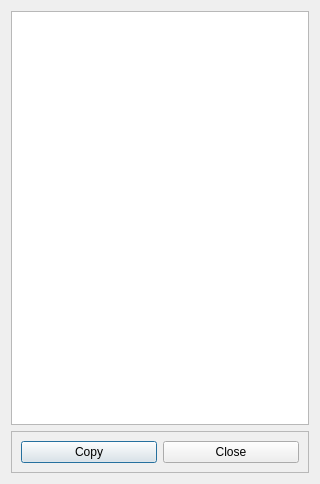
<?xml version="1.0" encoding="UTF-8"?>
<ui version="4.0">
 <class>Dialog</class>
 <widget class="QDialog" name="Dialog">
  <property name="geometry">
   <rect>
    <x>0</x>
    <y>0</y>
    <width>320</width>
    <height>484</height>
   </rect>
  </property>
  <property name="windowTitle">
   <string>Dialog</string>
  </property>
  <layout class="QVBoxLayout" name="verticalLayout">
   <item>
    <widget class="QPlainTextEdit" name="gcodeText"/>
   </item>
   <item>
    <widget class="QFrame" name="frame">
     <property name="frameShape">
      <enum>QFrame::StyledPanel</enum>
     </property>
     <property name="frameShadow">
      <enum>QFrame::Raised</enum>
     </property>
     <layout class="QHBoxLayout" name="horizontalLayout">
      <item>
       <widget class="QPushButton" name="pbCopy">
        <property name="text">
         <string>Copy</string>
        </property>
       </widget>
      </item>
      <item>
       <widget class="QPushButton" name="pbClose">
        <property name="text">
         <string>Close</string>
        </property>
       </widget>
      </item>
     </layout>
    </widget>
   </item>
  </layout>
 </widget>
 <resources/>
 <connections>
  <connection>
   <sender>pbCopy</sender>
   <signal>clicked()</signal>
   <receiver>gcodeText</receiver>
   <slot>selectAll()</slot>
   <hints>
    <hint type="sourcelabel">
     <x>147</x>
     <y>429</y>
    </hint>
    <hint type="destinationlabel">
     <x>147</x>
     <y>209</y>
    </hint>
   </hints>
  </connection>
  <connection>
   <sender>pbCopy</sender>
   <signal>clicked()</signal>
   <receiver>gcodeText</receiver>
   <slot>copy()</slot>
   <hints>
    <hint type="sourcelabel">
     <x>147</x>
     <y>429</y>
    </hint>
    <hint type="destinationlabel">
     <x>147</x>
     <y>209</y>
    </hint>
   </hints>
  </connection>
 </connections>
</ui>
